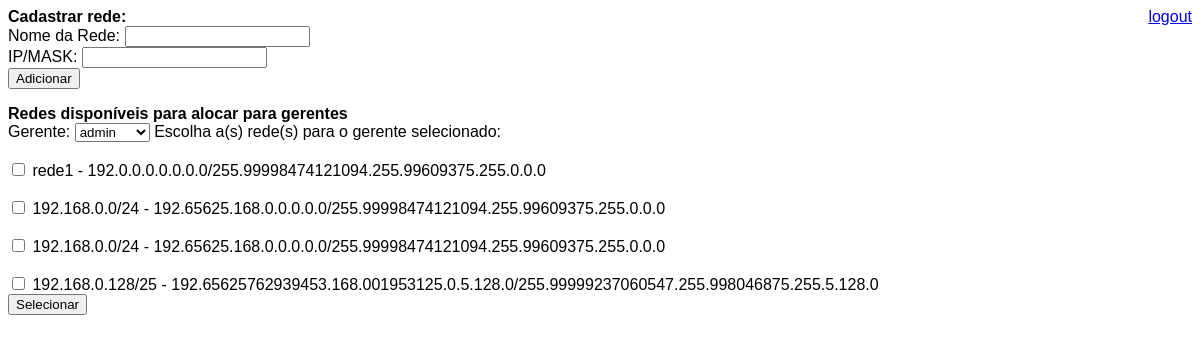
Before: /ipalloc/adminmenu/ (signed in) with the older database file.
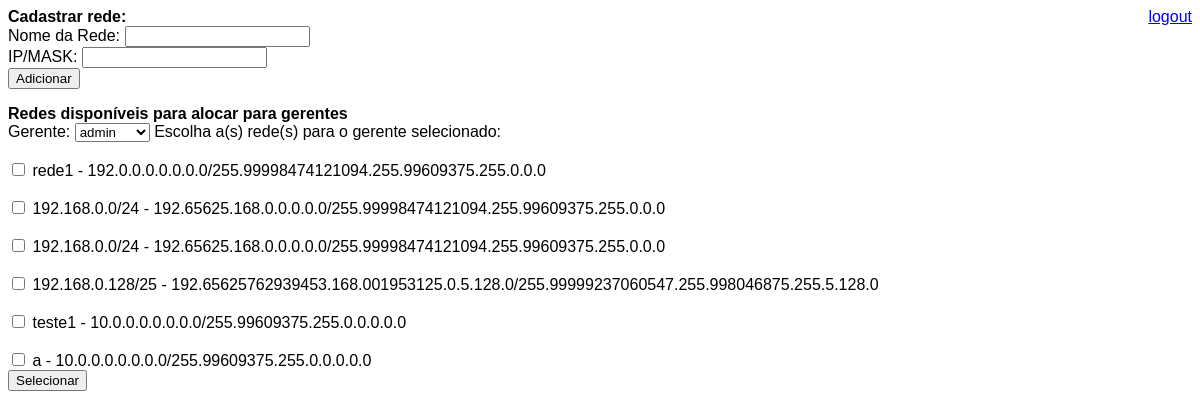
After: the same page with the newer database file.
### ipalloc/models.py (models this page shows, shortened)
class IP(models.Model):
    address = models.IntegerField(default=0)
    mask = models.IntegerField(default=0)
    version = models.IntegerField(default=4)
    def _int_to_dottedIP(self, intip):
        octet = ''
        for exp in [3,2,1,0]:
            octet = octet + str(intip / ( 256 ** exp )) + "."
            intip = intip % ( 256 ** exp )
        return(octet.rstrip('.'))
    def get_address(self):
        return self._int_to_dottedIP(self.address)
    def get_mask(self):
        return self._int_to_dottedIP(self.mask)

class Network(IP):
    name = models.CharField(max_length=256)
    administrator = models.ForeignKey(User, null=True)
    subnets = models.ManyToManyField('self', null=True)
    ips = models.ManyToManyField(IP, related_name="ips")

class IP(models.Model):
    address = models.IntegerField(default=0)
    mask = models.IntegerField(default=0)
    version = models.IntegerField(default=4)
    def _int_to_dottedIP(self, intip):
        octet = ''
        for exp in [3,2,1,0]:
            octet = octet + str(intip / ( 256 ** exp )) + "."
            intip = intip % ( 256 ** exp )
        return(octet.rstrip('.'))
    def get_address(self):
        return self._int_to_dottedIP(self.address)
    def get_mask(self):
        return self._int_to_dottedIP(self.mask)

### ipalloc/views.py (the view)
def adminmenu(request):
    networks = Network.objects.all()
    users = User.objects.all()
    if request.user.is_superuser:
        return render(request, "adminmenu.html", {"networks" : networks, "users" : users})

### ipalloc/templates/adminmenu.html (shortened to what this page needs)
{% extends "base.html" %}
{% block contents %}
    <div>
        <form action="{% url 'addnetwork' %}" method="post">
            <b>Cadastrar rede:</b><br>
            <label for ="netname"> Nome da Rede: </label>
            <input type="text" name="netname" value="{{ netname|escape }}" id="netname"><br>
            <label for="addnet"> IP/MASK: </label>
            <input type="text" name="addnet" value="{{ addnet|escape }}" id="net">
            <div id="addnet_button"><input type="submit" value="Adicionar" /></div>
        </form>
    </div>
    <div>
        <form action="{% url 'select_manager_to_network' %}" method="post">
        <b>Redes disponíveis para alocar para gerentes</b><br>
	Gerente:
	<select name="manager">
        {% for user in users %}
	    <option value="{{ user.username }}">{{ user.username }}</option>
        {% endfor %}
	</select>
	Escolha a(s) rede(s) para o gerente selecionado:<br>
        {% for net in networks %}
            <br>
	    <input type="checkbox" name="net" value="{{ net.name }}">
	    {{ net.name }} - {{ net.get_address }}/{{ net.get_mask }} <br>
        {% endfor %}
            <div id="selectnet_button"><input type="submit" value="Selecionar" /></div>
	</form>
    </div>
{% endblock contents%}

Changed rows visible on the page:
added Network: name "teste1", get_address "10.0.0.0.0.0.0.0", get_mask "255.99609375.255.0.0.0.0.0"
added Network: name "a", get_address "10.0.0.0.0.0.0.0", get_mask "255.99609375.255.0.0.0.0.0"
